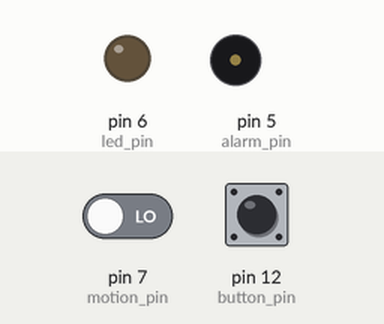
A sketch run on a simulated Arduino Uno, built with avr-gcc and run on an emulated ATmega328P. On the bench: output pins drawn as LEDs (lit = HIGH), buzzer (waves = sounding). Dashed ring = blinking. The test bench sets the inputs (shaded band); at power-on: pin 7 (motion_pin) LOW, pin 12 (button_pin) LOW.

Above: at 6.2 s.
6.3 s: pin 7 (motion_pin) driven HIGH
At 6.55 s:
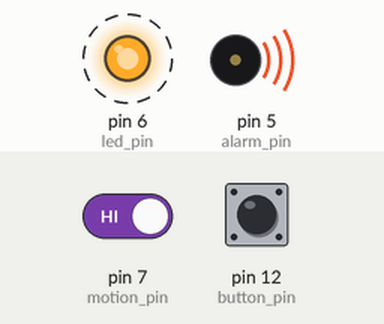
Timing chart, 0 to 15.3 s (numbered marks = the images above; inputs shaded):
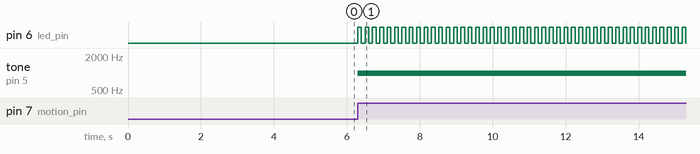

Measured:
- after the input at 6.3 s, pin 6 (led_pin): alternates HIGH for 0.10 s and LOW for 0.10 s, starting at once; tone on pin 5 (alarm_pin): silent → 1000 Hz at once

The sketch:

simple_alarm_system.ino
```cpp
// Code for the simple alarm system

// Pins
const int alarm_pin = 5;
const int led_pin = 6;
const int motion_pin = 7;
const int button_pin = 12;

// Alarm
boolean alarm_mode = false;

// Variables for the flashing LED
int ledState = LOW;
long previousMillis = 0;
long interval = 100;  // Interval at which to blink (milliseconds)

void setup()
{
  // Set pins to output
  pinMode(led_pin,OUTPUT);
  pinMode(alarm_pin,OUTPUT);

  // Set button pin to input
  pinMode(button_pin, INPUT);

  // Wait before starting the alarm
  delay(5000);
}

void loop()
{
  // Motion detected ?
  if (digitalRead(motion_pin)) {
    alarm_mode = true;
  }

  // If alarm mode is on, flash the LED and make the alarm ring
  if (alarm_mode){
    unsigned long currentMillis = millis();
    if(currentMillis - previousMillis > interval) {
      previousMillis = currentMillis;
      if (ledState == LOW)
        ledState = HIGH;
      else
        ledState = LOW;
    // Switch the LED
    digitalWrite(led_pin, ledState);
    }
    tone(alarm_pin,1000);
  }

  // If alarm is off
  if (alarm_mode == false) {

    // No tone & LED off
    noTone(alarm_pin);
    digitalWrite(led_pin, LOW);
  }

  // If button is pressed, set alarm off
  int button_state = digitalRead(button_pin);
  if (button_state) {alarm_mode = false;}
}
```
